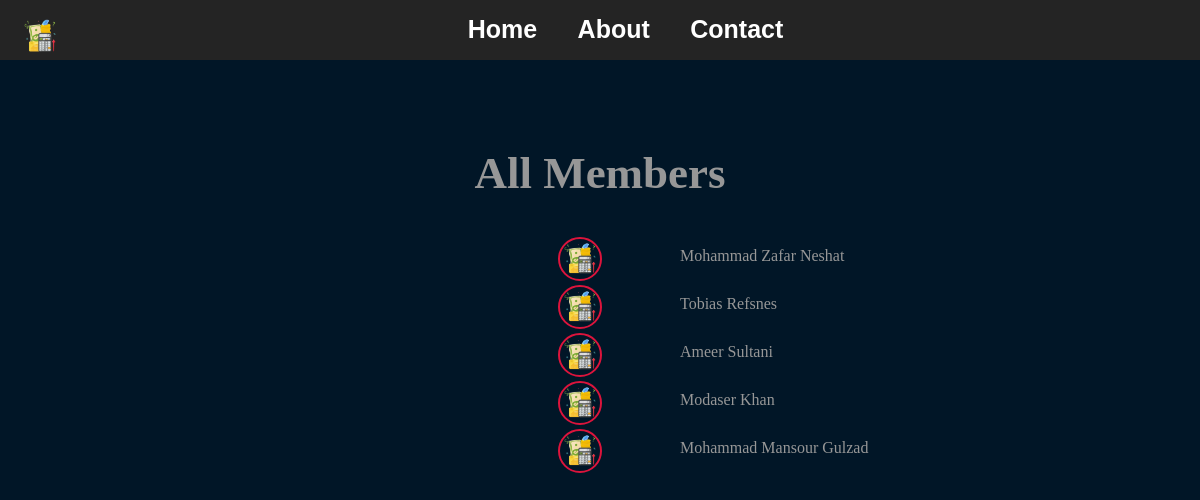
/all_members/, run on the app's committed database.
### sca/models.py (models this page shows, shortened)
class member_acc(models.Model):
  firstname = models.CharField(max_length=255)
  lastname = models.CharField(max_length=255)
  Date = models.DateField(null=True)

### sca/views.py (the view)
# urls.py: path('all_members/', views.all_members, name='all_members'),
def all_members(request):
    mymembers = member_acc.objects.all().values()
    template = loader.get_template("all_members.html")
    context = {
    'mymembers': mymembers,
    }
    return HttpResponse(template.render(context,request))

### sca/templates/all_members.html (shortened to what this page needs)
{% extends "master.html" %}
{% load static %}
{% block content %}
<section class="li_member">
  <h1>All Members</h1>
  <ul>
    {% for x in mymembers %}
    <li><span><img class="profiles" src="{% static 'images/icon.png'%}" alt=""></span>
      <a class="view_button" href="details/{{ x.id }}">{{ x.firstname }} {{ x.lastname }}</a>
    </li>
    {% endfor %}
  </ul>
</section>
{% endblock %}

### sca/static/all_style.css (style rules this page uses)
body { margin: 0px; padding: 0px; background-color: #011627; color: #fdfffc; text-align: center; background-position: center; background-repeat: no-repeat; background-size: cover; height: 100vh; }
h1 { font-size: 45px; }
.li_member .profiles { width: 40px; height: 40px; border-radius: 50%; border: 2px solid crimson; margin-left: -120px; }
.li_member h1 { display: flex; justify-content: center; align-items: center; padding-top: 50px; color: #979797; }
.li_member ul { margin-left: 600px; list-style-type: none; }
.li_member a { color: #979797; text-decoration: none; margin-left: 30px; padding: 10px; transition: transform 0.2s, box-shadow 0.2s; }
.li_member li { display: flex; }

### data on the page
member_acc: firstname "Mohammad Zafar", lastname "Neshat"
member_acc: firstname "Tobias", lastname "Refsnes"
member_acc: firstname "Ameer", lastname "Sultani"
member_acc: firstname "Modaser", lastname "Khan"
member_acc: firstname "Mohammad Mansour", lastname "Gulzad"
